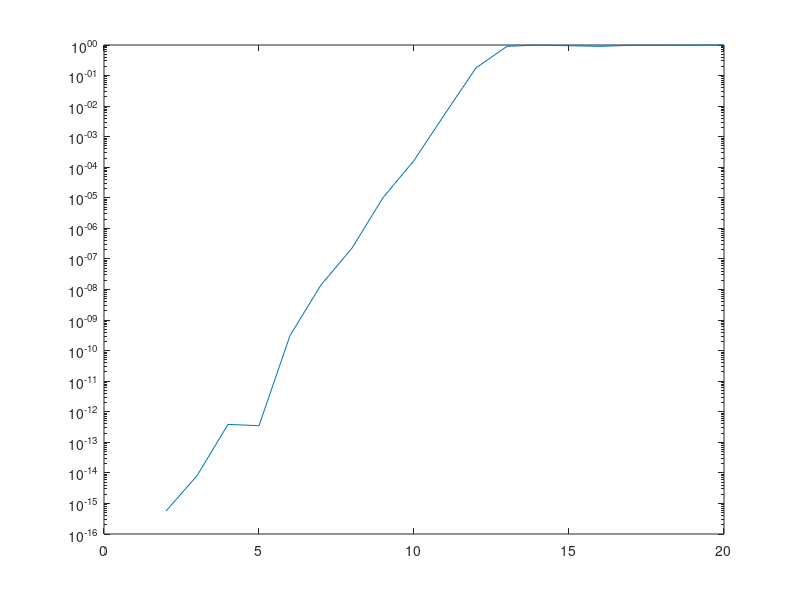

The MATLAB source for this figure:
% SET SIZE OF SYSTEM
N = 20; err_arr = [];

for n = 1:N
  % CONSTRUCT HILBERT MATRIX H
  v = 0:n-1 ; 
  d = v.*ones(n,1) + [1:n]' ;
  %fprintf("%g x %g Hilbert matrix \n",n,n); 
  H = 1./d ;
  
  % SET EXACT SOLUTION AND RIGHT HAND SIDE  
  x_hat = ones(n,1); b = H*x_hat; 

  % COMPUTE LU FACTORIZATION OF H WITH PARTIAL PIVOTING 
  [L,U,P] = lu(H); 

  % SOLVE TRIANGULAR SYSTEM WITH BACKSLASH 
  y = L \ (P*b); 
  x = U \ y; 

  % COMPUTE RELATIVE ERROR AND ADD TO ARRAY
  err_arr = [err_arr norm(x - x_hat)/norm(x)]; 

  fprintf("Err for n = %g: %.3e \n",n,err_arr(end));
end 

semilogy(1:N,err_arr);

